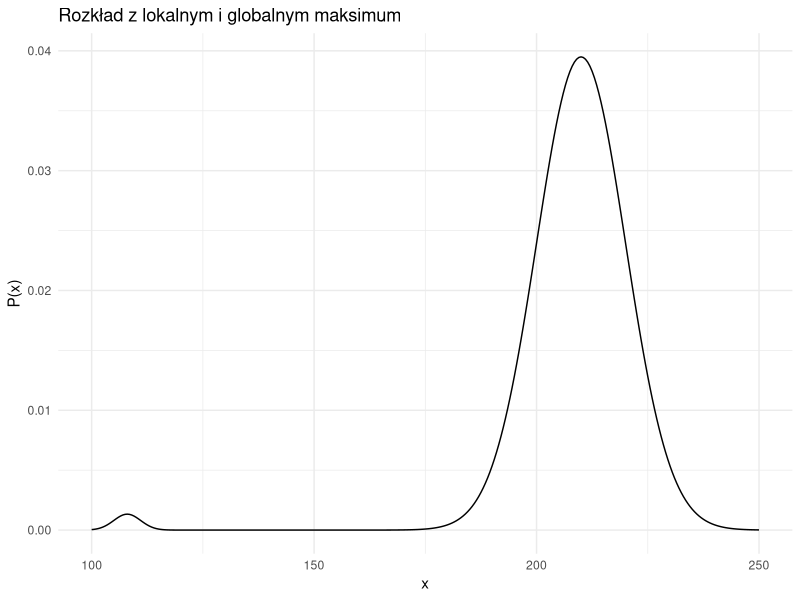
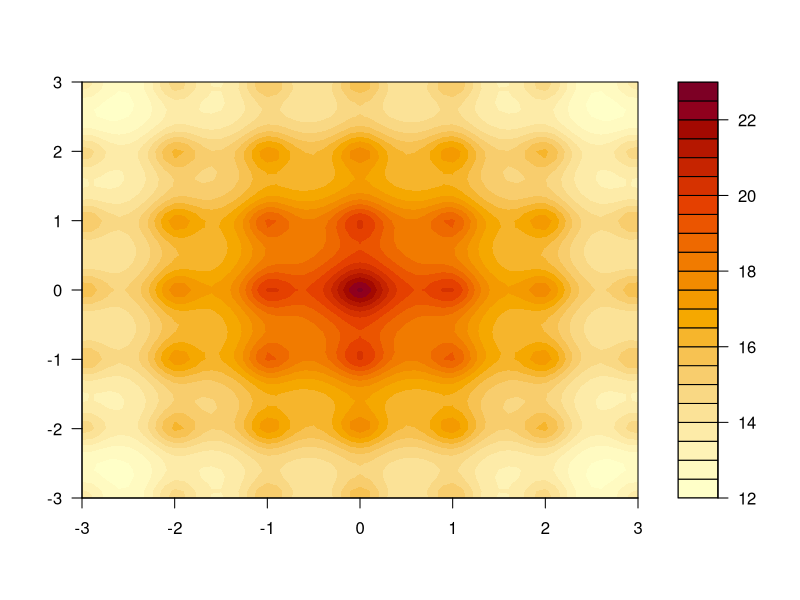
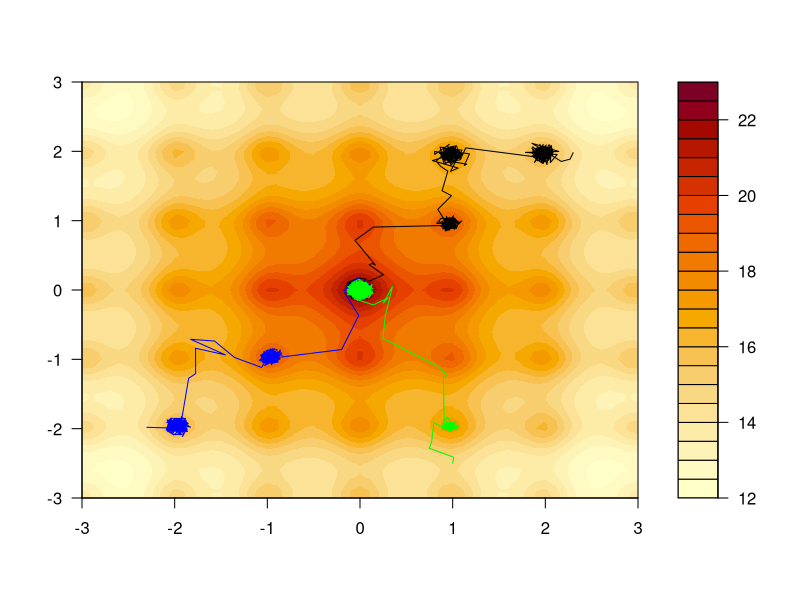
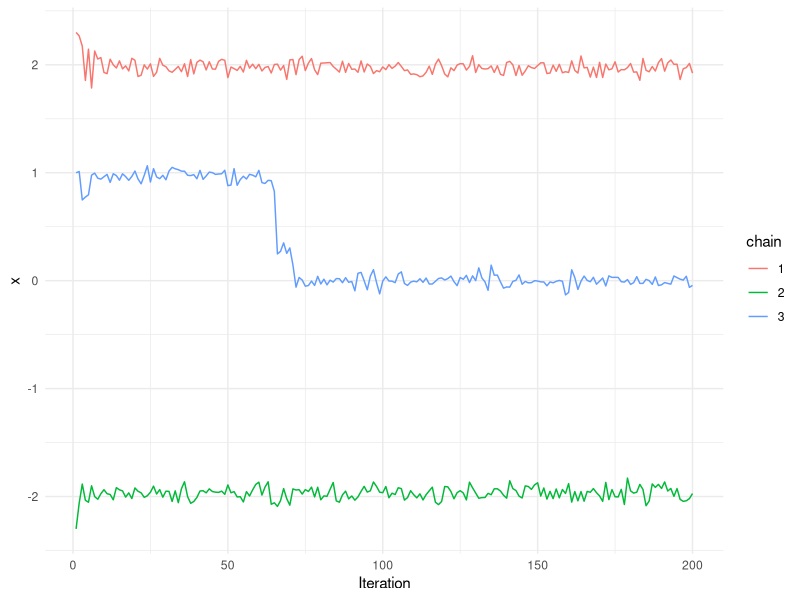
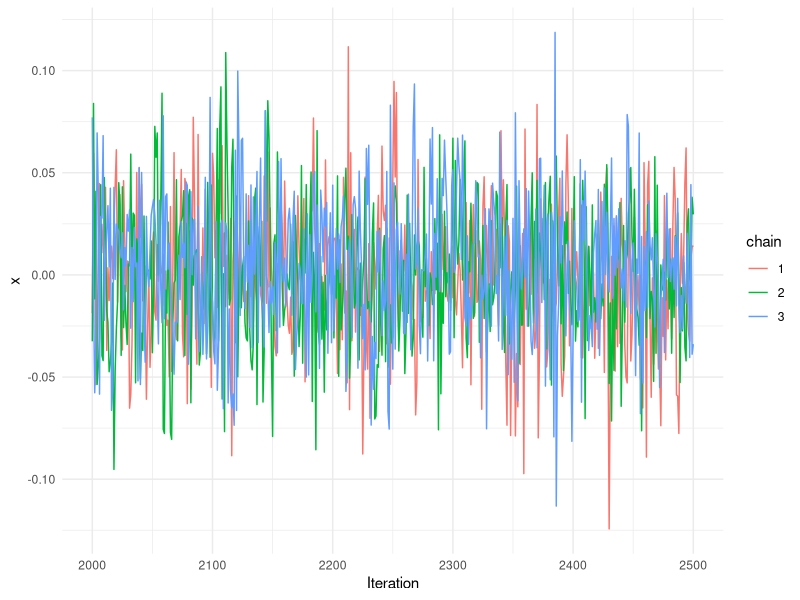
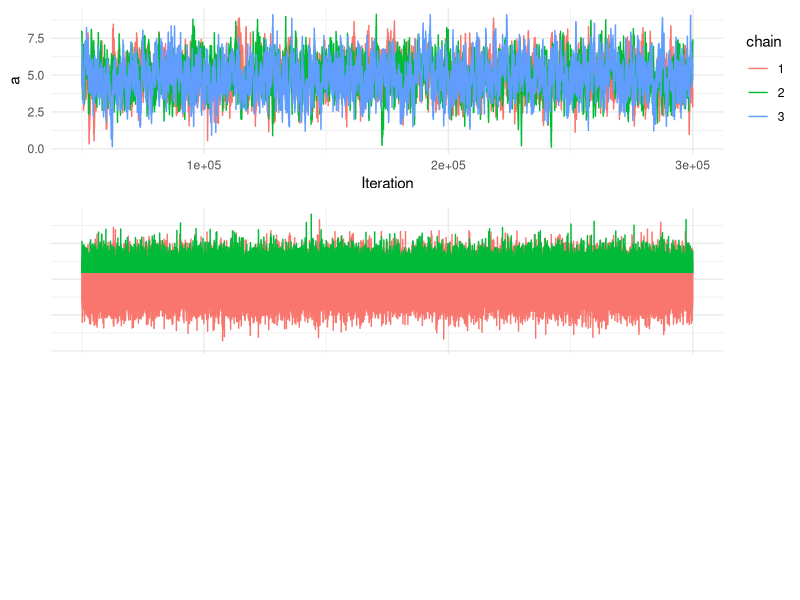

These figures' R source, in order: (Note: a time limit stopped this script after it produced the figures.)
## ---- chunk 1
library(tidyverse)
library(knitr)
x = seq(100,250, by = 0.5)
fx = 0.99*dnorm(x,210,10) + 0.01*dnorm(x,108, 3)
dat = data.frame(x,fx)

ggplot(dat, mapping = aes(x = x, y = fx)) +
  geom_line() + 
  ggtitle("Rozkład z lokalnym i globalnym maksimum") +
  theme_minimal()+
  ylab("P(x)")
## ---- chunk 2
f = function (x,y) {
  return(20*exp(-0.2*sqrt((x^2+y^2)/2))+exp(0.5*(cos(2*pi*x)+cos(2*pi*y))))
}

library(lattice)
points = matrix(nrow = 61, ncol = 61, seq(-3,3,0.1)) 
filled.contour(x = points[,1], y = points[,1], z = f(points, t(points)), nlevels=20)

## ---- chunk 3
jmp = 0.2 # step size
iter = 10000 #liczba iteracji algorytmu
chain = 3 # liczba łańcuchów

samples =  array(NA, c(10000,3,3)) # Pusty tensor na nasze próbki

# Wartości początkowe łańcuchów
samples[1,1,1] = 2.3 
samples[1,2,1] = 1.98
samples[1,1,2] = -2.3  
samples[1,2,2] = -1.98
samples[1,1,3] = 1 
samples[1,2,3] = -2.5

for (j in 1:chain){
samples[1,3,j] = f(samples[1,1,j], samples[1,2,j]) # ewaluujemy naszą funkcję dla wartości
# początkowych łańcuchów
n = 1

while(n <= (iter-1)) { #Iterujemy dopóki nie zbierzemy 'iter' próbek
  new_x = rnorm(1, samples[n,1,j], jmp) # przemieszczamy się o losową wartość dla wartości x
  new_y = rnorm(1, samples[n,2,j], jmp) # przemieszczamy się o losową wartość dla wartości y
  
  if (exp(-12*(f(samples[n,1,j], samples[n,2,j])-f(new_x, new_y))) > runif(1,0,1)) {
  # Sprawdzamy czy nowe wartości zwracają wyzszą wartość naszej funkcji. Poniweważ funkcja nie
  # jest rozkładem prawdopodobieństwa nie możemy policzyć stosunku prawdopodobieńst. Zamiast
  # tego używamy funkcji eksponencjalnej różnicy pomnożonej przez ujemną stałą.  
    
    n = n + 1
    samples[n,1,j] = new_x
    samples[n,2,j] = new_y
    samples[n,3,j] = f(new_x, new_y)

  }   
}
}

## ---- chunk 4
filled.contour(x=points[,1], y=points[,1], z =f(points,t(points)), nlevels=20, plot.axes = {
  axis(1); axis(2); lines(samples[1:10000,1:2,1], col =
  "black");lines(samples[1:10000,1:2,2], col = "blue"); lines(samples[1:10000,1:2,3], col = 
  "green") })

## ---- chunk 5
x_samples = as.data.frame(samples[1:iter,1,1:3])
x_samples$iteration = 1:dim(samples)[1]
colnames(x_samples) = c(1,2,3,"Iteration")
x_samples_burn_in = x_samples[1:200,]
x_samples_in_space = x_samples[2000:2500,]
x_samples_burn_in = pivot_longer(x_samples_burn_in,cols =1:3, names_to = "chain", values_to = "x")
x_samples_in_space = pivot_longer(x_samples_in_space,cols =1:3, names_to = "chain", values_to = "x")

ggplot(x_samples_burn_in, mapping = aes(x = Iteration, y = x, color = chain))+
  geom_line() +
  theme_minimal()

## ---- chunk 6
ggplot(x_samples_in_space, mapping = aes(x = Iteration, y = x, color = chain))+
  geom_line() +
  theme_minimal()
## ---- chunk 7
x = rnorm(100,0,10)
y = 5 + x + rnorm(100,0,10)
## ---- chunk 8
# Definujemy naszą funkcję wiarygodności, prior i posterior. Zwrócie uwagę, że funkcję
# zwracają nam logarytm naturalny gęstości prawdopodobieństwa. Jest to użyteczna 
# transformacja, ponieważ komputery nie radzą sobie dobrze z wartościami bardzo bliskimi 0. 

likelihood <- function(parameters){
  a=parameters[1]; b=parameters[2]; sigma=parameters[3]
  sum(dnorm(y,a +b*x, sigma, log = TRUE))
}

prior <- function(parameters){
  a=parameters[1]; b=parameters[2]; sigma=parameters[3]
  sum(dunif(a,-1000,1000,log = TRUE), dnorm(b,0,100,log = TRUE),   
  dunif(sigma,0.000001,1000,log = TRUE))
}

posterior <- function(parameters) {likelihood(parameters) + prior(parameters)}

chain = 3 # Liczba łańcuchów
n.iter <- 300000 # Liczba iteracji
results <- array(NA, c(n.iter,3,3)) # Pusty tensor na nasze próbki

n.burn = 50000 # Liczba iteracji, którą odrzucimy w ramach wypalania

for (j in 1:chain){

parameters <- c(runif(1,-50,50), rnorm(1,0,10),runif(1,0.000001,100)) # Losujemy wartości początkowe dla łańcucha
results[1,,j] <- parameters
naccepted = 2

  while(naccepted <= n.iter){
    
    candidate <-  rnorm(3, mean = parameters, sd = 0.1) # przemieszczamy się o losową wartość
    # parametrów od wartości obecnych parametrów 
    
    ratio <- exp(posterior(candidate) - posterior(parameters)) # Odejmujemy ponieważ log(a/b) 
  # = log(a) - log(b). Różnicę wkladamy do funckcji eksponencjalnej by z logarytmów otrzyamć
  # stosunek prawdopodobieństw. 
    
    if (runif(1) < ratio) {parameters <- candidate 
    results[naccepted, ,j] <- parameters
    naccepted = naccepted + 1}
  }}

results <- results[(n.burn+1):n.iter,,] # Usuwamy 'n.burn' pierwszych iteracji

all_chains = data.frame()

for (i in 1:chain){
  
  all_chains = rbind(all_chains,data.frame(results[,,i], chain = as.character(i), Iteration = (n.burn+1):n.iter))
  
  }

colnames(all_chains) = c("a", "b", "sigma","chain", "Iteration")

## ---- chunk 9
library(gridExtra)
p1 <- ggplot(all_chains, mapping = aes(x = Iteration, y = a, color = chain))+
  geom_line() +
  theme_minimal()
p2 <- ggplot(all_chains, mapping = aes(x = Iteration, y = b, color = chain))+
  geom_line() +
  theme_minimal()
p3 <- ggplot(all_chains, mapping = aes(x = Iteration, y = sigma, color = chain))+
  geom_line() +
  theme_minimal()
grid.arrange(p1, p2,p3, nrow = 3)

## ---- chunk 10
p1 <- ggplot(all_chains, mapping = aes(x = a))+
  geom_histogram(fill = "white",color="black",) +
  theme_minimal()
p2 <- ggplot(all_chains, mapping = aes(x = b))+
  geom_histogram(fill = "white",color="black",) +
  theme_minimal()
p3 <- ggplot(all_chains, mapping = aes(x = sigma))+
  geom_histogram(fill = "white",color="black") +
  theme_minimal()
grid.arrange(p1, p2, p3, nrow = 1)
## ---- chunk 11
summary(all_chains[,1:3])
## ---- chunk 12
m = lm(y~x)
data.frame(a = m$coefficients[1], b = m$coefficients[2], sigma = sd(m$residuals), row.names = "Parameters")
## ---- chunk 13
BW = pivot_longer(all_chains,cols = 1:3, names_to = "parameter", values_to = "Value")
BW = BW %>% group_by(parameter,chain) %>% summarise(Mean = mean(Value), Var = var(Value), n =n())
W = BW %>% group_by(parameter) %>% summarise(W = mean(Var)/3) 
B = BW %>% group_by(parameter) %>% summarise(B = var(Mean)) 

R = (W$W*((n.iter - n.burn - 1)/(n.iter - n.burn)) + B$B)/W$W
names(R) = c("a","b","sigma")
kable(R,col.names = "R")
## ---- chunk 14
acf(results[,2,1],lag.max = 1000)
## ---- chunk 15
acf(results[,3,1],lag.max = 1000)
## ---- chunk 16
thinned_results = results[seq(1, n.iter - n.burn, by = 10),,]
acf(thinned_results[,3,1],lag.max = 2000)
## ---- chunk 17
ESS = function(data,parameter,chain){
  
  tmp = data[,parameter,chain]
  ACF = acf(tmp,plot = F,lag.max = 10000, type = "covariance")$acf/var(tmp)
  tau =  2*sum(ACF[1:(which(ACF<0)[1]-1)]) - 1
  length(tmp)/tau
}

ESS(results,3,1)
## ---- chunk 18
ESS(thinned_results,3,1)
## ---- chunk 19

predicted <- NULL

for (j in 1:length(x)){
for (i in 1:chain){
predicted <- c(predicted,rnorm(dim(results)[1], results[dim(results)[1],1,i] +
results[dim(results)[1],2,i]*x[j], results[dim(results)[1],3,i]))
}}

predicted = as.data.frame(predicted)
y = as.data.frame(y)
ggplot() + 
  geom_histogram(data = y,mapping = aes(x = y,y = ..density..),
                 colour = 1, fill = "white") +
  geom_density(data = predicted, aes(x =predicted, y = ..density..)) +
  theme_minimal()
